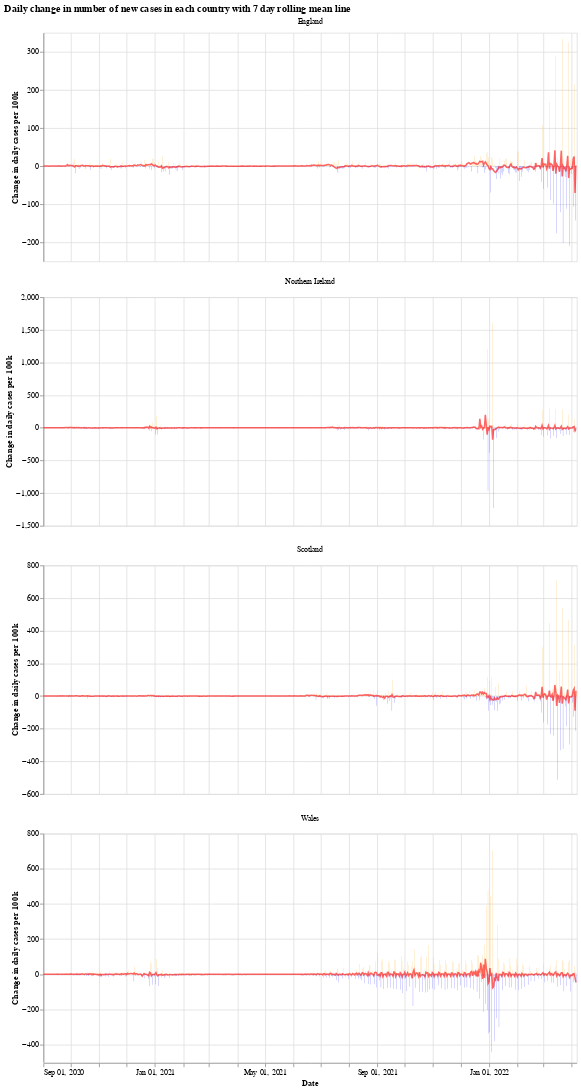

The notebook cell this image was saved under:
### Markdown cell above
We will use the Python library `Altair` for visualising the data, see the [altair docs](https://altair-viz.github.io/) for more information.

First we have a graph which shows the daily change in the number of new cases for each country. This number jumps up and down all over the place, which is likely due to delay in reporting of new cases over the weekend. Another interesting thing is that it looks like the daily cases in Wales experienced a much shorter period of calm over the summer (calm in the sense of daily cases not jumping up and down).

The orange bars are days when the number of new cases (per 100k population) was more than the previous day, while the blue are days when the number of new cases dropped. The red line is the 7 day moving average. 

When the moving average line is below 0, it means that there is a consistent drop in new cases. We can see this clearly happening around the times that lockdowns were introduced (though, to varying degrees). I will update the graphs soon with a marker of when each lockdown started.

### Code cell
# collapse
import altair as alt

bars = alt.Chart(uk_cases).mark_bar().encode(
    x=alt.X("yearmonthdate(date):T", axis=alt.Axis(title='Date')),
    y=alt.Y("casesChangeRate:Q", axis=alt.Axis(title='Change in daily cases per 100k')),
    tooltip='casesChange',
    color=alt.condition(
        alt.datum.casesChangeRate > 0,
        alt.value("orange"),  # The positive color
        alt.value("blue")  # The negative color
    )
).properties(title='Daily change in number of new cases with 7 day rolling mean',width=700).interactive()

line = alt.Chart(uk_cases).mark_line(
    color='red',
    size=2,
    opacity=0.6
).transform_window(
    rolling_mean='mean(casesChangeRate)',
    frame=[0, 7],
    groupby=['areaName']
).encode(
    x='yearmonthdate(date):T',
    y='rolling_mean:Q'
)

alt.layer(bars, line, data=uk_cases).facet(alt.Column(
    'areaName', title=''), columns=1).resolve_scale(y='independent').properties(title='Daily change in number of new cases in each country with 7 day rolling mean line')

### Figure 1 — Vega-Lite specification as saved in the notebook (floating-point values rounded to 4 significant figures; data arrays with more than 128 entries replaced by an {"elided": "..."} marker saying what was removed)
{"config": {"view": {"continuousWidth": 400, "continuousHeight": 300}}, "data": {"name": "data-922e8bfecec255f057073db849e96834"}, "facet": {"type": "nominal", "field": "areaName", "title": ""}, "spec": {"layer": [{"mark": "bar", "encoding": {"color": {"condition": {"value": "orange", "test": "(datum.casesChangeRate > 0)"}, "value": "blue"}, "tooltip": {"type": "quantitative", "field": "casesChange"}, "x": {"type": "temporal", "axis": {"title": "Date"}, "field": "date", "timeUnit": "yearmonthdate"}, "y": {"type": "quantitative", "axis": {"title": "Change in daily cases per 100k"}, "field": "casesChangeRate"}}, "selection": {"selector001": {"type": "interval", "bind": "scales", "encodings": ["x", "y"]}}, "title": "Daily change in number of new cases with 7 day rolling mean", "width": 700}, {"mark": {"type": "line", "color": "red", "opacity": 0.6, "size": 2}, "encoding": {"x": {"type": "temporal", "field": "date", "timeUnit": "yearmonthdate"}, "y": {"type": "quantitative", "field": "rolling_mean"}}, "transform": [{"window": [{"op": "mean", "field": "casesChangeRate", "as": "rolling_mean"}], "frame": [0, 7], "groupby": ["areaName"]}]}]}, "columns": 1, "resolve": {"scale": {"y": "independent"}}, "title": "Daily change in number of new cases in each country with 7 day rolling mean line", "$schema": "https://vega.github.io/schema/vega-lite/v4.8.1.json", "datasets": {"data-922e8bfecec255f057073db849e96834": {"elided": "2332 records"}}}
